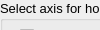
       <widget class="QWidget" name="tb_motors_homming">
        <property name="geometry">
         <rect>
          <x>0</x>
          <y>0</y>
          <width>100</width>
          <height>30</height>
         </rect>
        </property>
        <attribute name="label">
         <string/>
        </attribute>
        <widget class="QGroupBox" name="gb_motors_main">
         <property name="geometry">
          <rect>
           <x>0</x>
           <y>0</y>
           <width>330</width>
           <height>160</height>
          </rect>
         </property>
         <property name="font">
          <font>
           <pointsize>10</pointsize>
          </font>
         </property>
         <property name="title">
          <string>Select axis for homming:</string>
         </property>
         <widget class="QPushButton" name="pb_start_homming">
          <property name="geometry">
           <rect>
            <x>20</x>
            <y>120</y>
            <width>290</width>
            <height>30</height>
           </rect>
          </property>
          <property name="font">
           <font>
            <pointsize>12</pointsize>
           </font>
          </property>
          <property name="text">
           <string>Start Homming</string>
          </property>
         </widget>
         <widget class="QWidget" name="layoutWidget">
          <property name="geometry">
           <rect>
            <x>20</x>
            <y>20</y>
            <width>290</width>
            <height>100</height>
           </rect>
          </property>
          <layout class="QGridLayout" name="gl_motors_main">
           <item row="0" column="0">
            <widget class="QCheckBox" name="cb_homming1">
             <property name="font">
              <font>
               <pointsize>10</pointsize>
              </font>
             </property>
             <property name="text">
              <string>#1 (+Z)</string>
             </property>
            </widget>
           </item>
           <item row="0" column="1">
            <widget class="QCheckBox" name="cb_homming5">
             <property name="font">
              <font>
               <pointsize>10</pointsize>
              </font>
             </property>
             <property name="text">
              <string>#5 (+A)</string>
             </property>
            </widget>
           </item>
           <item row="0" column="2">
            <widget class="QCheckBox" name="cb_homming8">
             <property name="font">
              <font>
               <pointsize>10</pointsize>
              </font>
             </property>
             <property name="text">
              <string>#8 (+B)</string>
             </property>
            </widget>
           </item>
           <item row="1" column="0">
            <widget class="QCheckBox" name="cb_homming2">
             <property name="font">
              <font>
               <pointsize>10</pointsize>
              </font>
             </property>
             <property name="text">
              <string>#2 (+Y)</string>
             </property>
            </widget>
           </item>
           <item row="1" column="1">
            <widget class="QCheckBox" name="cb_homming6">
             <property name="font">
              <font>
               <pointsize>10</pointsize>
              </font>
             </property>
             <property name="text">
              <string>#6 (+W)</string>
             </property>
            </widget>
           </item>
           <item row="1" column="2">
            <widget class="QCheckBox" name="cb_homming9">
             <property name="font">
              <font>
               <pointsize>10</pointsize>
              </font>
             </property>
             <property name="text">
              <string>#9 (+C)</string>
             </property>
            </widget>
           </item>
           <item row="2" column="0">
            <widget class="QCheckBox" name="cb_homming3">
             <property name="font">
              <font>
               <pointsize>10</pointsize>
              </font>
             </property>
             <property name="text">
              <string>#3 (+X)</string>
             </property>
            </widget>
           </item>
           <item row="2" column="1">
            <widget class="QCheckBox" name="cb_homming7">
             <property name="font">
              <font>
               <pointsize>10</pointsize>
              </font>
             </property>
             <property name="text">
              <string>#7 (+V)</string>
             </property>
            </widget>
           </item>
          </layout>
         </widget>
        </widget>
       </widget>
